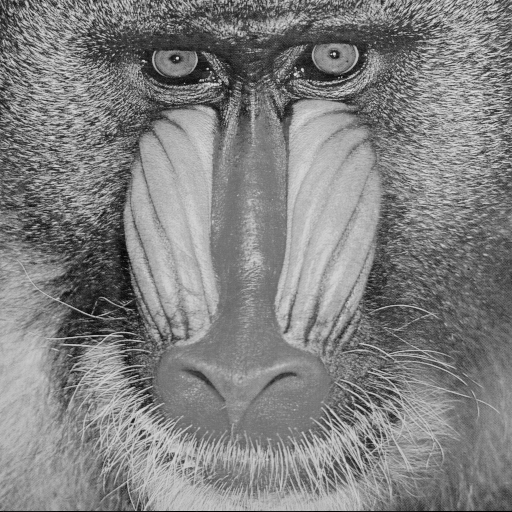
#> input picture MC920/trabInicial/images/baboon.png, 512 x 512 px; its folder holds 4 pictures in this run
$ python firstFirst-2.py
#> lines starting #> are read from the running program, lines starting #| are printed output that depends on the picture
import cv2;
import numpy as np;
import math
import matplotlib.pyplot as plt
import os
import glob

#Trying to get all my images using a quora solution
image_dir = "/home/marcelomartins/Documentos/Python/MC920/trabInicial/images"
data_path = os.path.join(image_dir, '*g')
files = glob.glob(data_path)
data=[]
for fl in files:
    img = cv2.imread(fl, cv2.IMREAD_GRAYSCALE)
#> img is the input picture: shape (512, 512); min 0, max 230, mean 129.1
    data.append(img)

im_in = data[3]
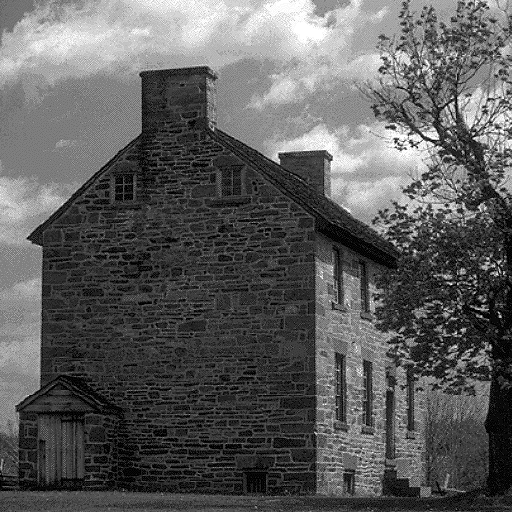
#> im_in: shape (512, 512); min 0, max 255, mean 92.9
cv2.imshow("Original", im_in)
cv2.waitKey(0)

gamma = 1.5

def plotAndSave(title = ""):
    plt.axis("off")
    plt.title(title)
    plt.imshow(im_out, cmap="gray", vmin=0, vmax=255)

    plt.waitforbuttonpress(0)
    plt.close("all")

    cv2.imwrite(title+".png", im_out)
#With loops

#First: convert from [0,255] -> [0,1]
#Then, apply B=A^(1/gamma) to this range of values
#Convert back [0,1] -> [0,255]
#The bigger the chosen gamma value, the brighter your image will be
# for x in range(0, im_in.shape[0]):
#     for y in range(0, im_in.shape[1]):
#         im_in[x,y] = int(255*math.pow(im_in[x,y]/255, (1.0/gamma)))

#without loops

im_out = 255*(((1/255) * im_in) ** (1/gamma))
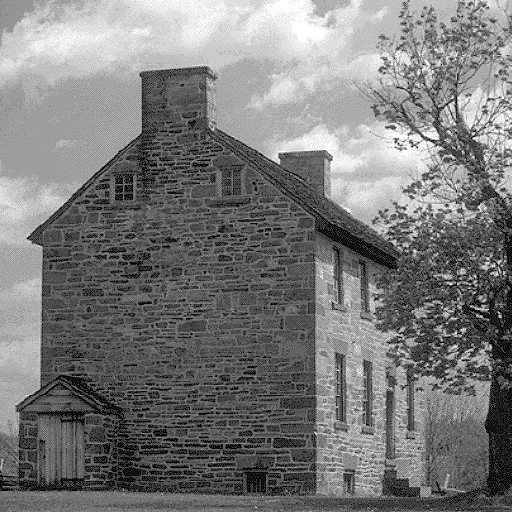
#> im_out: shape (512, 512) float64; min 0, max 255, mean 122.4

title = f"Gamma_{gamma}"
plotAndSave(title)
